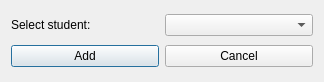
<?xml version="1.0" encoding="UTF-8"?>
<ui version="4.0">
 <class>AddStudentToGroup</class>
 <widget class="QDialog" name="AddStudentToGroup">
  <property name="geometry">
   <rect>
    <x>0</x>
    <y>0</y>
    <width>324</width>
    <height>82</height>
   </rect>
  </property>
  <property name="windowTitle">
   <string>Dialog</string>
  </property>
  <layout class="QVBoxLayout" name="verticalLayout">
   <item>
    <layout class="QHBoxLayout" name="horizontalLayout">
     <item>
      <widget class="QLabel" name="label">
       <property name="text">
        <string>Select student:</string>
       </property>
      </widget>
     </item>
     <item>
      <widget class="QComboBox" name="comboBox"/>
     </item>
    </layout>
   </item>
   <item>
    <layout class="QHBoxLayout" name="horizontalLayout_2">
     <item>
      <widget class="QPushButton" name="pushButton">
       <property name="text">
        <string>Add</string>
       </property>
      </widget>
     </item>
     <item>
      <widget class="QPushButton" name="pushButton_2">
       <property name="text">
        <string>Cancel</string>
       </property>
      </widget>
     </item>
    </layout>
   </item>
  </layout>
 </widget>
 <resources/>
 <connections/>
</ui>
